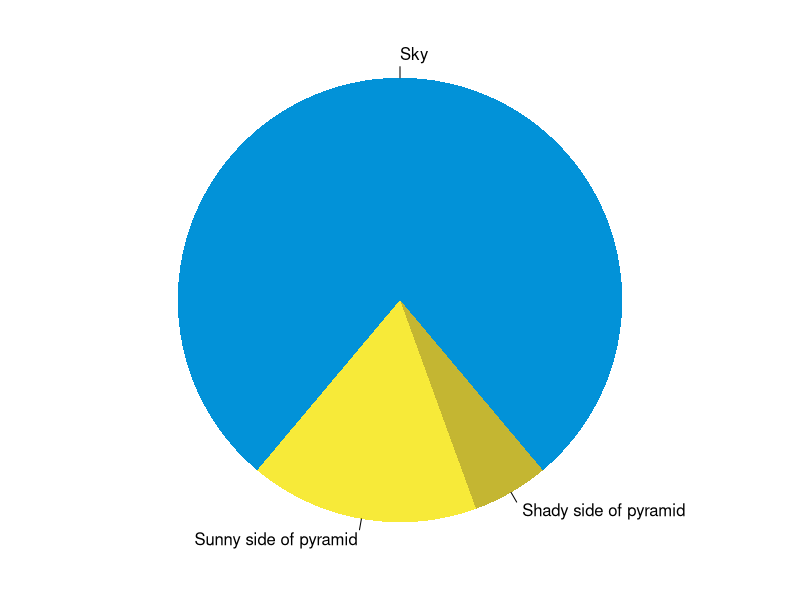
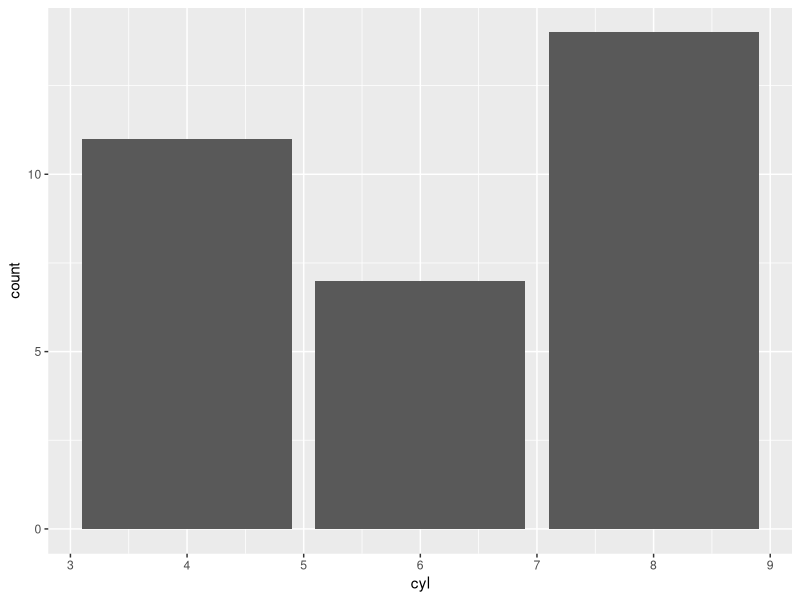

The R script that drew these images, in order:
## ---- chunk 1
knitr::opts_chunk$set(collapse = TRUE)
## ---- chunk 2
summary(cars)
fit <- lm(dist ~ speed, data = cars)
fit
## ---- chunk 3
par(mar = c(0, 1, 0, 1))
pie(
  c(280, 60, 20),
  c('Sky', 'Sunny side of pyramid', 'Shady side of pyramid'),
  col = c('#0292D8', '#F7EA39', '#C4B632'),
  init.angle = -50, border = NA
)
## ---- chunk 4
library(ggplot2)
library(magrittr)

mtcars %>% 
  ggplot(aes(cyl)) +
  geom_bar(aes(color=cyl))
